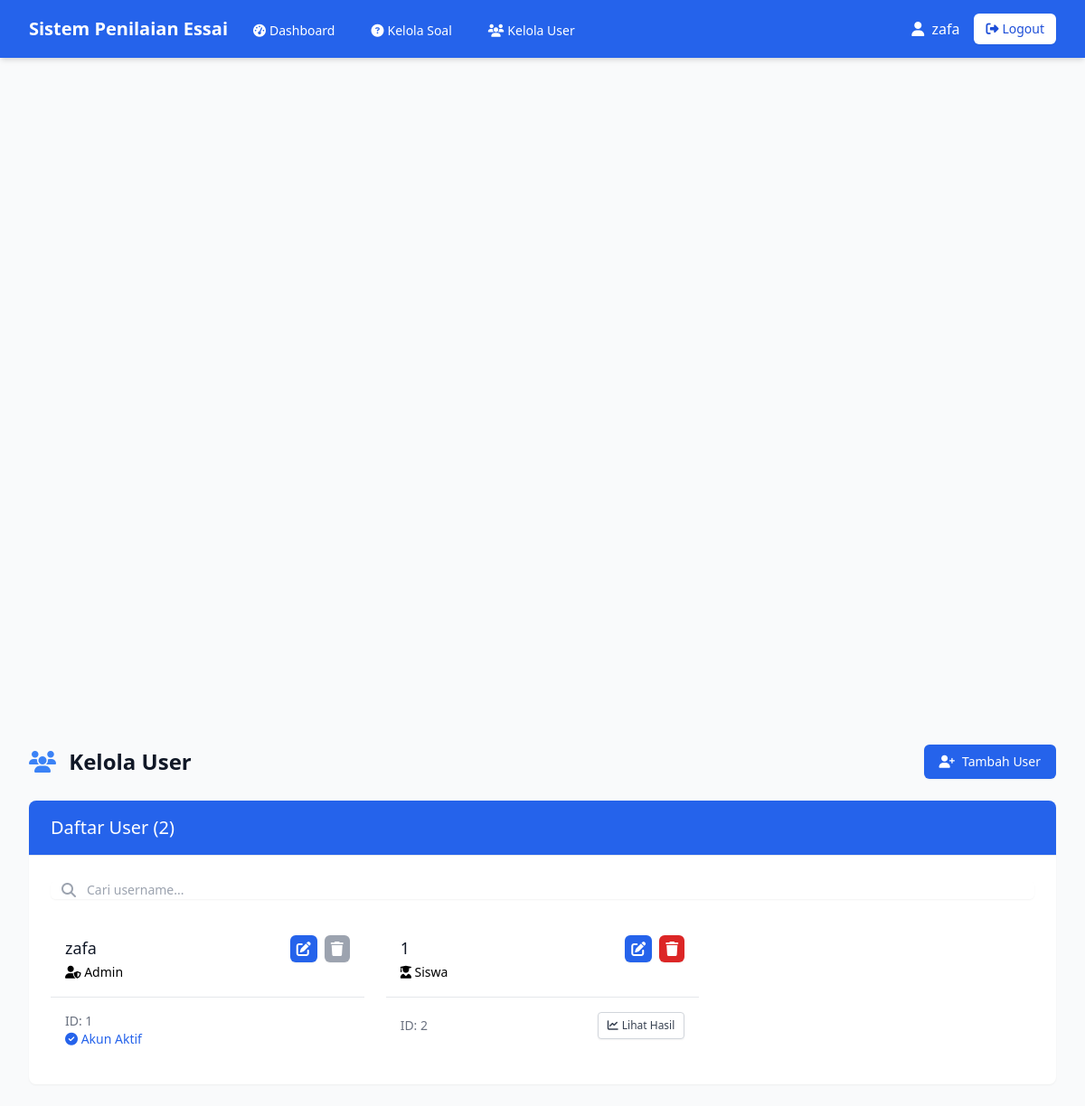
The app's page /admin/users (signed in) with its own data.
### app.py (models this page shows)
class User(db.Model):
    id = db.Column(db.Integer, primary_key=True)
    username = db.Column(db.String(80), unique=True, nullable=False)
    password = db.Column(db.String(120), nullable=False)
    role = db.Column(db.String(20), nullable=False)

### app.py (the view)
@app.route("/admin/users")
@login_required
@role_required(['admin'])
def kelola_user():
    users = User.query.all()
    return render_template("kelola_user.html", users=users)

### app.py (called while the page is built)
def login_required(f):
    @wraps(f)
    def decorated_function(*args, **kwargs):
        if 'user_id' not in session:
            flash('Silakan login terlebih dahulu')
            return redirect(url_for('login'))
        return f(*args, **kwargs)
    return decorated_function

def role_required(allowed_roles):
    def decorator(f):
        @wraps(f)
        def decorated_function(*args, **kwargs):
            if 'user_role' not in session:
                flash('Silakan login terlebih dahulu')
                return redirect(url_for('login'))
            if session['user_role'] not in allowed_roles:
                flash('Anda tidak memiliki akses ke halaman ini')
                return redirect(url_for('login'))
            return f(*args, **kwargs)
        return decorated_function
    return decorator

### templates/kelola_user.html (shortened to what this page needs)
{% extends "base.html" %}
{% block content %}
<div x-data="{
    showAddModal: false,
    showEditModal: false,
    userId: null,
    username: '',
    role: 'siswa',
    searchQuery: ''
  }">
  <div class="flex justify-between items-center mb-6">
    <h1 class="text-2xl font-bold text-gray-900">
      <i class="fas fa-users mr-2 text-primary-500"></i> Kelola User
    </h1>
    <button @click="showAddModal = true" type="button" class="inline-flex items-center px-4 py-2 border border-transparent rounded-md shadow-sm text-sm font-medium text-white bg-primary-600 hover:bg-primary-700 focus:outline-none focus:ring-2 focus:ring-offset-2 focus:ring-primary-500">
      <i class="fas fa-user-plus mr-2"></i> Tambah User
    </button>
  </div>
  <div class="bg-white shadow-sm rounded-lg overflow-hidden">
    <div class="border-b border-gray-200 bg-primary-600 px-4 py-4 sm:px-6">
      <h2 class="text-xl font-medium text-white">Daftar User ({{ users|length }})</h2>
    </div>
    <div class="px-4 py-5 sm:p-6">
      <div class="mb-6">
        <div class="mt-1 relative rounded-md shadow-sm">
          <div class="absolute inset-y-0 left-0 pl-3 flex items-center pointer-events-none">
          </div>
          <input x-model="searchQuery" type="text"
                 class="focus:ring-primary-500 focus:border-primary-500 block w-full pl-10 sm:text-sm border-gray-300 rounded-md"
                 placeholder="Cari username...">
        </div>
    </div>
      <div class="grid grid-cols-1 md:grid-cols-2 lg:grid-cols-3 gap-6">
        {% if users %}
          {% for user in users %}
          <div class="user-card" x-show="'{{ user.username|lower }}'.includes(searchQuery.toLowerCase()) || searchQuery === ''">
            <div class="border-b border-gray-200 px-4 py-4">
              <div class="flex justify-between items-start">
                <div>
                  <h3 class="text-lg font-medium text-gray-900">{{ user.username }}</h3>
                  <span class="text-sm {% if user.role == 'admin' %}role-admin{% else %}role-siswa{% endif %}">
                    <i class="fas {% if user.role == 'admin' %}fa-user-shield{% else %}fa-user-graduate{% endif %}"></i>
                    {{ user.role|capitalize }}
                  </span>
                </div>
                <div class="flex space-x-2">
                  <button type="button" @click="
                      showEditModal = true;
                      userId = {{ user.id }};
                      username = '{{ user.username }}';
                      role = '{{ user.role }}';
                    "
                    class="inline-flex items-center p-1.5 border border-transparent rounded-md shadow-sm text-white bg-primary-600 hover:bg-primary-700 focus:outline-none focus:ring-2 focus:ring-offset-2 focus:ring-primary-500">
                    <i class="fas fa-edit"></i>
                </button>
                  <a href="{{ url_for('hapus_user', id=user.id) }}"
                    class="inline-flex items-center p-1.5 border border-transparent rounded-md shadow-sm text-white {% if user.id == session.get('user_id') %}bg-gray-400 cursor-not-allowed{% else %}bg-red-600 hover:bg-red-700{% endif %}"
                    {% if user.id != session.get('user_id') %}
                    onclick="return confirm('Apakah Anda yakin ingin menghapus user ini?');"
                    data-loading="true" data-loading-message="Menghapus user..."
                    {% endif %}>
                    <i class="fas fa-trash"></i>
                  </a>
                </div>
              </div>
            </div>
            <div class="px-4 py-4">
              <div class="flex items-center justify-between">
                <div>
                  <p class="text-sm text-gray-500">ID: {{ user.id }}</p>
                  {% if user.id == session.get('user_id') %}
                  <p class="text-sm text-primary-600"><i class="fas fa-check-circle"></i> Akun Aktif</p>
                  {% endif %}
                        </div>
                {% if user.role == 'siswa' %}
                <a href="#" class="inline-flex items-center px-2.5 py-1.5 border border-gray-300 shadow-sm text-xs font-medium rounded text-gray-700 bg-white hover:bg-gray-50 focus:outline-none focus:ring-2 focus:ring-offset-2 focus:ring-primary-500">
                  <i class="fas fa-chart-line mr-1"></i> Lihat Hasil
                </a>
                {% endif %}
              </div>
            </div>
          </div>
                                {% endfor %}
        {% endif %}
      </div>
    </div>
  </div>
</div>
{% endblock %}

### templates/kelola_user.html (style rules this page uses)
.user-card { @apply bg-white shadow-sm rounded-lg overflow-hidden hover:shadow-md transition-all duration-200; }
.role-admin { @apply text-red-600; }
.role-siswa { @apply text-green-600; }

### records on screen
User: username "zafa", role "Admin", id "1", shows "Akun Aktif"
User: username "1", role "Siswa", id "2", shows "Lihat Hasil"

### other values on screen
{{ session.get('username') }} "zafa"
{{ users|length }} "2"
